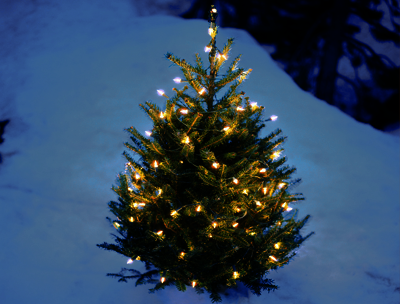
#> input picture images/christmas0.ppm, 400 x 304 px
$ jupyter execute --allow-errors 'Flou profond (Bokeh Blur).ipynb'   (shell and % lines are left out)
#> lines starting #> are read from the running program, lines starting #| are printed output that depends on the picture; after the words box and inside, x2 and y2 are one past the last pixel; in counts of white or black regions, pixels touching at a corner belong together
# Objectifs

Ce carnet est le prolongement du travail sur les fitlres basiques en traitement d'image.
<br>
<br>Nous cherchons ici à mettre en oeuvre un filtre avancé permettant de reproduire l'effet **Bokeh** en photographie.
<br>
<br>Pour des raisons de simplicité :
* Nous nous limiterons aux implémentations qui reposent sur des noyaux de convolution dit "non-séparables".
* Nous utiliserons des librairies standard pour les opérations de convolution et de pré-traitement.

## Remarque

Il existe en effet des implémentations avec avec des noyaux qui peuvent être décomposés, néanmoins celles-ci sont nettement plus complexe (série de Fourier, opérations sur l'ensemble des nombres complexes, etc...).

## Sources

Pour une description plus détaillée de cet effet, se référer à cet article de blog : <a href="https://lesdeuxpiedsdehors.com/en/bokeh-photography-background-blur/">Les deux pieds dehors</a>.
<br>
<br>Pour plus d'informations concernant l'approche avec un noyau "séparable", se référer aux travaux suivants :
<br>\- [Mike Pound] <a href="https://github.com/mikepound/convolve">GitHub</a> & <a href="https://www.youtube.com/watch?v=vNG3ZAd8wCc">Youtube</a>.
<br>\- [Olli Niemitalo] <a href="http://yehar.com/blog/?p=1495">Blog</a>.

# Préliminaires

Commandes utiles pour l'ensemble des parties qui suivent et qui pourront être appelées à plusieurs reprises :
* Chargement des librairies.
* Chargement des données de test.

## Modules

Les librairies suivantes seront très utiles:
* **Ipyplot**, pour l'affichage d'un ensemble d'images.
* **PIL**, pour le chargement, le pré-traitement et le post-traitement des images.
* **Scikit-Image**, pour la génération de noyaux de convolution personnalisés et la compression Gamma.
* **SciPy**, pour les convolutions de manière très performante.

[cell 1]
# Chargement des librairies de bases
import numpy as np
import matplotlib.pyplot as plt
from time import time

[cell 2]
# Chargement des librairies avancées
import ipyplot
from scipy import ndimage
from PIL import Image,ImageFilter,ImageEnhance
from skimage.draw import disk, polygon
from skimage import exposure

[cell 3]
# Configuration basique
plt.style.use('seaborn-whitegrid')

## Données

[cell 4]
# Lien vers les images
christmas0_filepath = "./images/christmas0.ppm"
christmas1_filepath = "./images/christmas1.jpg"
christmas2_filepath = "./images/christmas2.jpg"
christmas3_filepath = "./images/christmas3.jpg"

[cell 5]
# Lien vers les noyaux de convolution
circle_large_filepath = "./images/circle.ppm"
hexagon_large_filepath = "./images/hexagon.ppm"
heart_large_filepath = "./images/heart.ppm"
star_large_filepath = "./images/star.ppm"
circle_filepath = "./images/circle.png"
hexagon_filepath = "./images/hexagon.png"
heart_filepath = "./images/heart.png"
star_filepath = "./images/star.png"

[cell 6]
# Chargement des images
christmas0_img = Image.open(christmas0_filepath)
#> christmas0_img is the input picture: PIL image 400x304 RGB; mean R, G, B 47.5, 70.5, 97
christmas1_img = Image.open(christmas1_filepath)
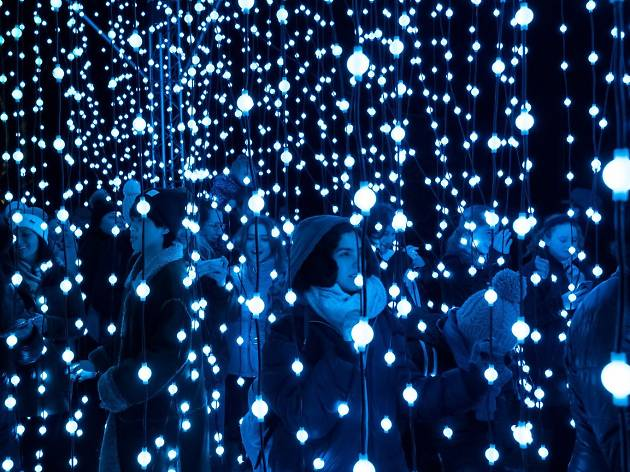
#> input picture images/christmas1.jpg, 630 x 472 px
#> christmas1_img is the input picture: PIL image 630x472 RGB; mean R, G, B 27.1, 52.2, 89.2
christmas2_img = Image.open(christmas2_filepath)
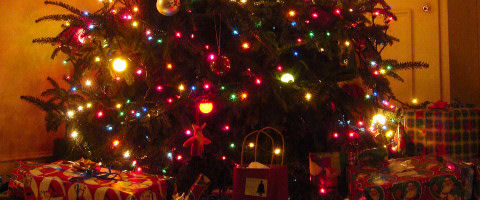
#> input picture images/christmas2.jpg, 480 x 200 px
#> christmas2_img is the input picture: PIL image 480x200 RGB; mean R, G, B 91.6, 40.8, 16
christmas3_img = Image.open(christmas3_filepath)
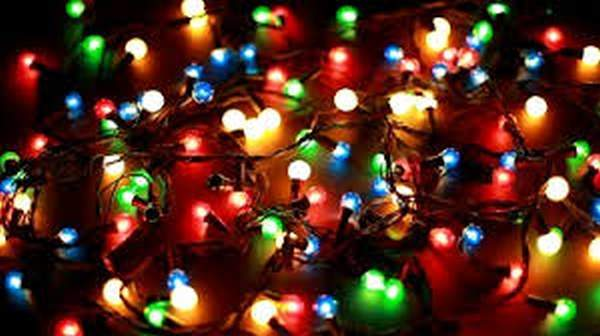
#> input picture images/christmas3.jpg, 600 x 336 px
#> christmas3_img is the input picture: PIL image 600x336 RGB; mean R, G, B 83.8, 46.4, 32.1

[cell 7]
# Visualisation des images
ipyplot.plot_images(images=[christmas0_img,christmas1_img,
                            christmas2_img,christmas3_img],
                    labels=['christmas0','christmas1',
                            'christmas2','christmas3'],
                    img_width=150)
#> (this line was passed over: ipyplot is not available in this run)

[cell 8]
# Chargement des noyaux
circle_large_img = Image.open(circle_large_filepath)
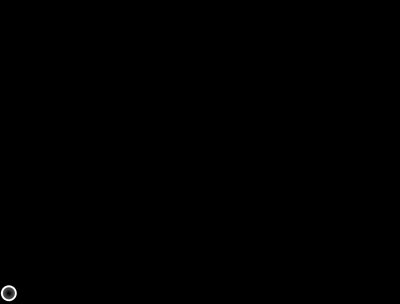
#> input picture images/circle.ppm, 400 x 304 px
#> circle_large_img is the input picture: PIL image 400x304 RGB; min 0, max 255, mean 0.2
hexagon_large_img = Image.open(hexagon_large_filepath)
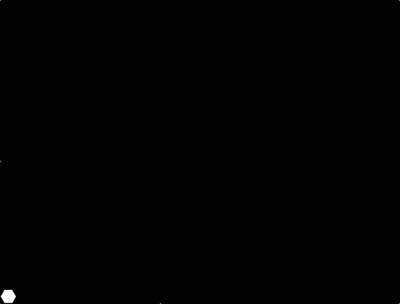
#> input picture images/hexagon.ppm, 400 x 304 px
#> hexagon_large_img is the input picture: PIL image 400x304 RGB; min 0, max 255, mean 0.3
#> (the rest of this cell did not finish here and is left out)

[cell 9]
# Recadrage des images

# h x w  = (304,400), box = (left, upper, right, lower)
circle_large_img = circle_large_img.crop((0,284, 18, 302))
#> circle_large_img: PIL image 18x18 RGB
hexagon_large_img = hexagon_large_img.crop((0,289, 17, 304))
#> (the rest of this cell did not finish here and is left out)

[cell 10]
# Visualisation des noyaux
print("Haute résolution:")
#> (the rest of this cell did not finish here and is left out)

## Fonctions

Définition des fonctions suivantes :
* **create_disk_ker()**, génère un tableau avec une "forme" de disque.
* **create_star_ker()**, génère un tableau avec une "forme" de triangle.

[cell 11]
def create_disk_ker(R,border=1,normalize=False,uint8=False):
    D = 2*R+border

    if uint8:
        disk_np = np.zeros((D,D)).astype(dtype=np.uint8)
    else:
        disk_np = np.zeros((D,D))

    rr, cc = disk((D//2, D//2), R, shape=(D,D))
    disk_np[rr,cc] = 1

    if normalize:
        disk_np = disk_np/np.sum(disk_np)

    return disk_np

[cell 12]
def create_star_ker(N,border=1,flip=False,normalize=False,uint8=False):

    if uint8:
        star_np = np.zeros((N,N)).astype(dtype=np.uint8)
    else:
        star_np = np.zeros((N,N))

    r = np.array([border, border, N-border-1])
    c = np.array([border, N-border-1, N//2])
    rr, cc = polygon(r, c)
    star_np[rr, cc] = 1

    if flip:
        star_np = np.flipud(star_np)

    return star_np

Exemples :

[cell 13]
# Visualisation d'un noyau en forme de disque
print(create_disk_ker(5,normalize=False,uint8=True))

[cell 14]
# Visualisation d'un noyau en forme de triangle
print((create_star_ker(9,1,True)))

# Comparaison entre l'effet Bokeh et le fou Gaussien

Nous mettons en avant sur plusieurs exemples la ressemblance entre l'effet Bokeh et le flou en arrière-plan d'une photo, là où le flou Gaussien semble beaucoup plus "homogène" est synthétique.

[cell 15]
def compare_bokeh_gaussian(image,kernel,sigma):
    # Inputs
#> called with sigma = 8
    input_np = np.array(image)
    ker_img = Image.fromarray((kernel*255.0/np.max(kernel)).astype('uint8'))
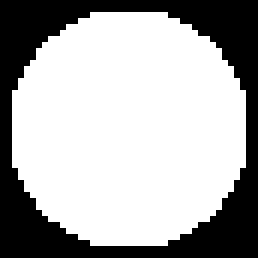
#> ker_img: PIL image 43x43 L (shown 6 times larger); 67.3% white; 1 black region, box (x1, y1, x2, y2) and area: (0, 0, 43, 43) 604

    # Convolve
    bokeh_np = np.zeros(input_np.shape,dtype=np.uint8)
    for i in range(3):
        bokeh_np[:,:,i] = ndimage.convolve(input_np[:,:,i], kernel)

    # Control
    gaussian_np = np.zeros(input_np.shape,dtype=np.uint8)
    for i in range(3):
        gaussian_np[:,:,i] = ndimage.gaussian_filter(input_np[:,:,i], sigma=sigma)
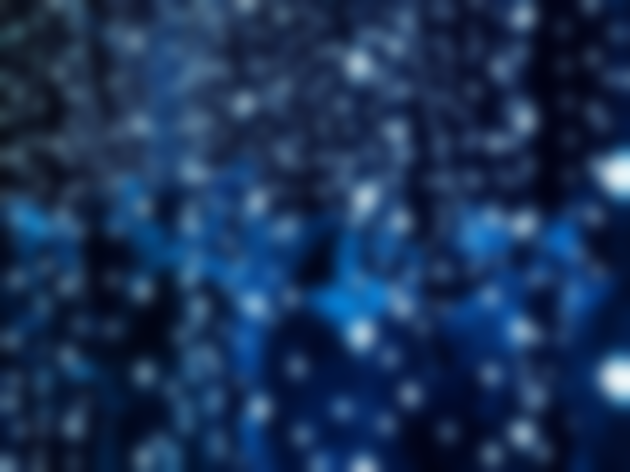
#> gaussian_np: shape (472, 630, 3); mean R, G, B 26.1, 51.2, 88.2

    # Convert back to PIL image
    bokeh_img = Image.fromarray(bokeh_np)
    gaussian_img = Image.fromarray(gaussian_np)

    ipyplot.plot_images(images=[ker_img,image,bokeh_img,gaussian_img],
                        labels=['kernel','original','bokeh','gaussian'],
                        img_width=150)
#> (this line was passed over: ipyplot is not available in this run)

[cell 16]
# Validation du concept sur plusieurs exemples
ker_disk1_np = create_disk_ker(20,border=3,normalize=True,uint8=True)
ker_disk2_np = create_disk_ker(15,border=3,normalize=True,uint8=True)
ker_disk3_np = create_disk_ker(15,border=3,normalize=True,uint8=True)
compare_bokeh_gaussian(christmas1_img,ker_disk1_np,8)
compare_bokeh_gaussian(christmas2_img,ker_disk2_np,6)
#> call 2 of compare_bokeh_gaussian, with sigma = 6
#> in compare_bokeh_gaussian (call 2), `ker_img = Image.fromarray((kernel*255.0/np.max(kernel)).astype('uint8'))`: ker_img: PIL image 33x33 L; values 0 (black) and 254 (white), 64% white; 1 black region, box (x1, y1, x2, y2) and area: (0, 0, 33, 33) 392
#> after the loop in compare_bokeh_gaussian (call 2), `for i in range(3):`:
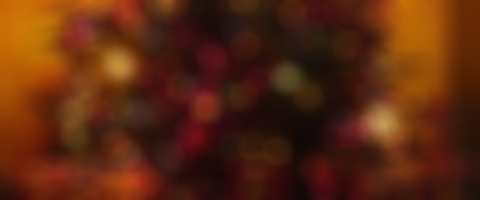
#> bokeh_np: shape (200, 480, 3); mean R, G, B 91.1, 40.3, 15.5
compare_bokeh_gaussian(christmas3_img,ker_disk3_np,6)
#> call 3 of compare_bokeh_gaussian, with sigma = 6
#> after the loop in compare_bokeh_gaussian (call 3), `for i in range(3):`:
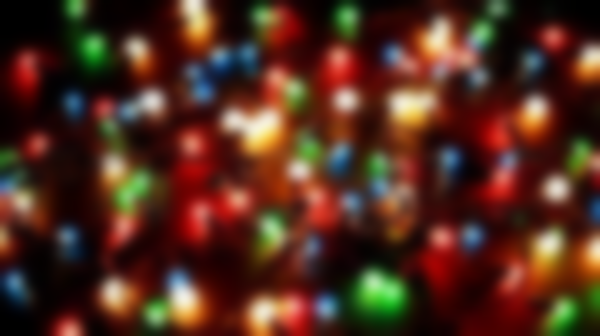
#> gaussian_np: shape (336, 600, 3); mean R, G, B 82.8, 45.4, 31.1

# Impact de la forme du noyau

La forme du noyau de convolution a un impact sur l'effet Bokeh. Modifier le noyau de convolution équivaut à mettre en place un obturateur sur son appareil photo numérique.

**Remarque**
<br>\- Les noyaux sont convertis en niveau de gris.
<br>\- L'image d'entrée et le noyau de convolution sont pré-traitées pour accentuer l'effet Bokeh (accentuation de la "luminosité" sur les zones les plus lumineuses).
<br>\- L'image de sortie est post-traitée pour améliorer le rendu (utilisation du module PIL.ImageEnhance)

**Source**
<br>Ce travail est largement inspiré de l'article de Blog suivant : <a href="https://www.scratchapixel.com/lessons/digital-imaging/simple-image-manipulations/bookeh-effect">Scratchapixel2.0</a>.

#> (a cell that did not finish here is left out)

# Parenthèse sur la compression

L'oeil humain est beaucoup plus sensible aux variations de luminosité pour pour de faibles intensités.
<br>Pour s'adapter à cette particularité, il convient de concenter les valeurs pour les faibles intensités.
<br>

**Sources**
<br>Pour plus d'informations à ce sujet, se référer à :
<br>\- Ce cours <a href="https://e2eml.school/convert_rgb_to_grayscale.html">e2eML School</a>.
<br>\- Cet article <a href = "https://theailearner.com/2019/01/26/power-law-gamma-transformations/">TheAILearner</a>.
<br>\- Cet exemple sur la librairie <a href="https://scikit-image.org/docs/dev/auto_examples/color_exposure/plot_log_gamma.html">scikit-image</a>.

[cell 18]
# Visualisation des fonctions de compression de base
# Convert to array
original_np = np.array(christmas0_img)

# Gamma
gamma_corrected_np = exposure.adjust_gamma(original_np, 2)

# Sigmoid
sigmoid_corrected_np = exposure.adjust_sigmoid(original_np,0.5)

# Logarithmic
logarithmic_corrected_np = exposure.adjust_log(original_np, 1)
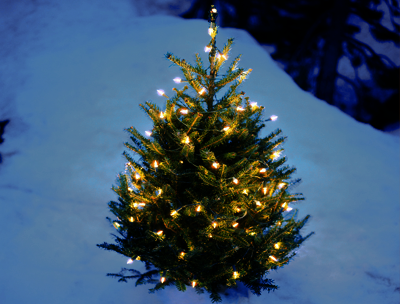
#> logarithmic_corrected_np: shape (304, 400, 3); mean R, G, B 59.9, 85.8, 111.6

gamma_corrected_img = Image.fromarray(gamma_corrected_np)
sigmoid_corrected_img = Image.fromarray(sigmoid_corrected_np)
logarithmic_corrected_img = Image.fromarray(logarithmic_corrected_np)

ipyplot.plot_images(images=[christmas0_img,
                            gamma_corrected_img,
                            sigmoid_corrected_img,
                            logarithmic_corrected_img],
                   labels=['original','gamma','sigmoid','logarithmic'])
#> (this line was passed over: ipyplot is not available in this run)
